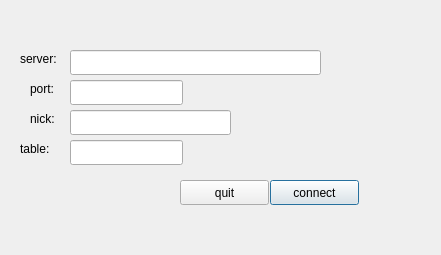
<?xml version="1.0" encoding="UTF-8"?>
<ui version="4.0">
 <class>Connection</class>
 <widget class="QDialog" name="Connection">
  <property name="geometry">
   <rect>
    <x>0</x>
    <y>0</y>
    <width>441</width>
    <height>255</height>
   </rect>
  </property>
  <property name="windowTitle">
   <string>Dialog</string>
  </property>
  <widget class="QLineEdit" name="ip">
   <property name="geometry">
    <rect>
     <x>70</x>
     <y>50</y>
     <width>251</width>
     <height>25</height>
    </rect>
   </property>
  </widget>
  <widget class="QLineEdit" name="port">
   <property name="geometry">
    <rect>
     <x>70</x>
     <y>80</y>
     <width>113</width>
     <height>25</height>
    </rect>
   </property>
  </widget>
  <widget class="QLabel" name="label">
   <property name="geometry">
    <rect>
     <x>20</x>
     <y>50</y>
     <width>51</width>
     <height>17</height>
    </rect>
   </property>
   <property name="text">
    <string>server:</string>
   </property>
  </widget>
  <widget class="QLabel" name="label_2">
   <property name="geometry">
    <rect>
     <x>30</x>
     <y>80</y>
     <width>41</width>
     <height>17</height>
    </rect>
   </property>
   <property name="text">
    <string>port:</string>
   </property>
  </widget>
  <widget class="QPushButton" name="connectButton">
   <property name="geometry">
    <rect>
     <x>270</x>
     <y>180</y>
     <width>89</width>
     <height>25</height>
    </rect>
   </property>
   <property name="text">
    <string>connect</string>
   </property>
  </widget>
  <widget class="QPushButton" name="quitButton">
   <property name="geometry">
    <rect>
     <x>180</x>
     <y>180</y>
     <width>89</width>
     <height>25</height>
    </rect>
   </property>
   <property name="text">
    <string>quit</string>
   </property>
  </widget>
  <widget class="QLineEdit" name="nick">
   <property name="geometry">
    <rect>
     <x>70</x>
     <y>110</y>
     <width>161</width>
     <height>25</height>
    </rect>
   </property>
  </widget>
  <widget class="QLabel" name="label_3">
   <property name="geometry">
    <rect>
     <x>30</x>
     <y>110</y>
     <width>31</width>
     <height>17</height>
    </rect>
   </property>
   <property name="text">
    <string>nick:</string>
   </property>
  </widget>
  <widget class="QLabel" name="label_4">
   <property name="geometry">
    <rect>
     <x>20</x>
     <y>140</y>
     <width>41</width>
     <height>17</height>
    </rect>
   </property>
   <property name="text">
    <string>table:</string>
   </property>
  </widget>
  <widget class="QLineEdit" name="table">
   <property name="geometry">
    <rect>
     <x>70</x>
     <y>140</y>
     <width>113</width>
     <height>25</height>
    </rect>
   </property>
  </widget>
 </widget>
 <resources/>
 <connections/>
</ui>
